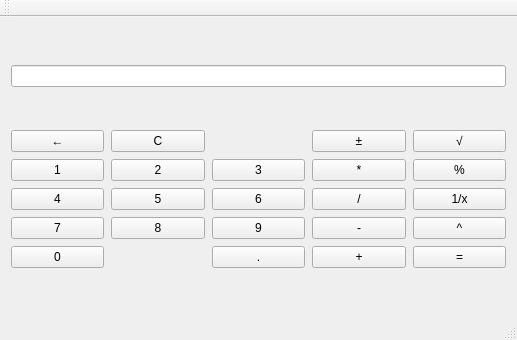
<?xml version="1.0" encoding="UTF-8"?>
<ui version="4.0">
 <class>MainWindow</class>
 <widget class="QMainWindow" name="MainWindow">
  <property name="geometry">
   <rect>
    <x>0</x>
    <y>0</y>
    <width>517</width>
    <height>340</height>
   </rect>
  </property>
  <property name="sizePolicy">
   <sizepolicy hsizetype="Preferred" vsizetype="Preferred">
    <horstretch>0</horstretch>
    <verstretch>0</verstretch>
   </sizepolicy>
  </property>
  <property name="windowTitle">
   <string>MainWindow</string>
  </property>
  <widget class="QWidget" name="centralWidget">
   <layout class="QGridLayout" name="gridLayout_2">
    <item row="1" column="0">
     <layout class="QGridLayout" name="gridLayout">
      <property name="spacing">
       <number>7</number>
      </property>
      <item row="0" column="4">
       <widget class="QPushButton" name="changeSign">
        <property name="text">
         <string>±</string>
        </property>
       </widget>
      </item>
      <item row="1" column="3">
       <widget class="QPushButton" name="number3">
        <property name="text">
         <string>3</string>
        </property>
       </widget>
      </item>
      <item row="0" column="0">
       <widget class="QPushButton" name="correction">
        <property name="text">
         <string>←</string>
        </property>
       </widget>
      </item>
      <item row="1" column="1">
       <widget class="QPushButton" name="number2">
        <property name="text">
         <string>2</string>
        </property>
       </widget>
      </item>
      <item row="2" column="0">
       <widget class="QPushButton" name="number4">
        <property name="text">
         <string>4</string>
        </property>
       </widget>
      </item>
      <item row="2" column="3">
       <widget class="QPushButton" name="number6">
        <property name="text">
         <string>6</string>
        </property>
       </widget>
      </item>
      <item row="2" column="4">
       <widget class="QPushButton" name="division">
        <property name="text">
         <string>/</string>
        </property>
       </widget>
      </item>
      <item row="0" column="5">
       <widget class="QPushButton" name="sqroot">
        <property name="text">
         <string>√</string>
        </property>
       </widget>
      </item>
      <item row="1" column="0">
       <widget class="QPushButton" name="number1">
        <property name="sizePolicy">
         <sizepolicy hsizetype="Minimum" vsizetype="Fixed">
          <horstretch>0</horstretch>
          <verstretch>0</verstretch>
         </sizepolicy>
        </property>
        <property name="text">
         <string>1</string>
        </property>
       </widget>
      </item>
      <item row="2" column="1">
       <widget class="QPushButton" name="number5">
        <property name="text">
         <string>5</string>
        </property>
       </widget>
      </item>
      <item row="1" column="4">
       <widget class="QPushButton" name="multiplication">
        <property name="text">
         <string>*</string>
        </property>
       </widget>
      </item>
      <item row="1" column="5">
       <widget class="QPushButton" name="percent">
        <property name="text">
         <string>%</string>
        </property>
       </widget>
      </item>
      <item row="5" column="5">
       <widget class="QPushButton" name="result">
        <property name="text">
         <string>=</string>
        </property>
       </widget>
      </item>
      <item row="4" column="0">
       <widget class="QPushButton" name="number7">
        <property name="text">
         <string>7</string>
        </property>
       </widget>
      </item>
      <item row="5" column="0">
       <widget class="QPushButton" name="number0">
        <property name="text">
         <string>0</string>
        </property>
       </widget>
      </item>
      <item row="5" column="3">
       <widget class="QPushButton" name="separator">
        <property name="text">
         <string>.</string>
        </property>
       </widget>
      </item>
      <item row="2" column="5">
       <widget class="QPushButton" name="inversion">
        <property name="text">
         <string>1/x</string>
        </property>
       </widget>
      </item>
      <item row="4" column="4">
       <widget class="QPushButton" name="subtraction">
        <property name="text">
         <string>-</string>
        </property>
       </widget>
      </item>
      <item row="5" column="4">
       <widget class="QPushButton" name="addition">
        <property name="text">
         <string>+</string>
        </property>
       </widget>
      </item>
      <item row="4" column="1">
       <widget class="QPushButton" name="number8">
        <property name="text">
         <string>8</string>
        </property>
       </widget>
      </item>
      <item row="4" column="3">
       <widget class="QPushButton" name="number9">
        <property name="text">
         <string>9</string>
        </property>
       </widget>
      </item>
      <item row="0" column="1">
       <widget class="QPushButton" name="clear">
        <property name="text">
         <string>C</string>
        </property>
       </widget>
      </item>
      <item row="4" column="5">
       <widget class="QPushButton" name="power">
        <property name="text">
         <string>^</string>
        </property>
       </widget>
      </item>
     </layout>
    </item>
    <item row="0" column="0">
     <widget class="QLineEdit" name="expressionOutput"/>
    </item>
   </layout>
  </widget>
  <widget class="QMenuBar" name="menuBar">
   <property name="geometry">
    <rect>
     <x>0</x>
     <y>0</y>
     <width>517</width>
     <height>26</height>
    </rect>
   </property>
  </widget>
  <widget class="QToolBar" name="mainToolBar">
   <attribute name="toolBarArea">
    <enum>TopToolBarArea</enum>
   </attribute>
   <attribute name="toolBarBreak">
    <bool>false</bool>
   </attribute>
  </widget>
  <widget class="QStatusBar" name="statusBar"/>
 </widget>
 <layoutdefault spacing="6" margin="11"/>
 <resources/>
 <connections>
  <connection>
   <sender>number1</sender>
   <signal>clicked()</signal>
   <receiver>MainWindow</receiver>
   <slot>OnePushed()</slot>
   <hints>
    <hint type="sourcelabel">
     <x>58</x>
     <y>147</y>
    </hint>
    <hint type="destinationlabel">
     <x>258</x>
     <y>169</y>
    </hint>
   </hints>
  </connection>
  <connection>
   <sender>number2</sender>
   <signal>clicked()</signal>
   <receiver>MainWindow</receiver>
   <slot>TwoPushed()</slot>
   <hints>
    <hint type="sourcelabel">
     <x>158</x>
     <y>147</y>
    </hint>
    <hint type="destinationlabel">
     <x>258</x>
     <y>169</y>
    </hint>
   </hints>
  </connection>
  <connection>
   <sender>number3</sender>
   <signal>clicked()</signal>
   <receiver>MainWindow</receiver>
   <slot>ThreePushed()</slot>
   <hints>
    <hint type="sourcelabel">
     <x>258</x>
     <y>147</y>
    </hint>
    <hint type="destinationlabel">
     <x>258</x>
     <y>169</y>
    </hint>
   </hints>
  </connection>
  <connection>
   <sender>number4</sender>
   <signal>clicked()</signal>
   <receiver>MainWindow</receiver>
   <slot>FourPushed()</slot>
   <hints>
    <hint type="sourcelabel">
     <x>58</x>
     <y>191</y>
    </hint>
    <hint type="destinationlabel">
     <x>258</x>
     <y>169</y>
    </hint>
   </hints>
  </connection>
  <connection>
   <sender>number5</sender>
   <signal>clicked()</signal>
   <receiver>MainWindow</receiver>
   <slot>FivePushed()</slot>
   <hints>
    <hint type="sourcelabel">
     <x>158</x>
     <y>191</y>
    </hint>
    <hint type="destinationlabel">
     <x>258</x>
     <y>169</y>
    </hint>
   </hints>
  </connection>
  <connection>
   <sender>number6</sender>
   <signal>clicked()</signal>
   <receiver>MainWindow</receiver>
   <slot>SixPushed()</slot>
   <hints>
    <hint type="sourcelabel">
     <x>258</x>
     <y>191</y>
    </hint>
    <hint type="destinationlabel">
     <x>258</x>
     <y>169</y>
    </hint>
   </hints>
  </connection>
  <connection>
   <sender>number7</sender>
   <signal>clicked()</signal>
   <receiver>MainWindow</receiver>
   <slot>SevenPushed()</slot>
   <hints>
    <hint type="sourcelabel">
     <x>58</x>
     <y>235</y>
    </hint>
    <hint type="destinationlabel">
     <x>258</x>
     <y>169</y>
    </hint>
   </hints>
  </connection>
  <connection>
   <sender>number8</sender>
   <signal>clicked()</signal>
   <receiver>MainWindow</receiver>
   <slot>EightPushed()</slot>
   <hints>
    <hint type="sourcelabel">
     <x>158</x>
     <y>235</y>
    </hint>
    <hint type="destinationlabel">
     <x>258</x>
     <y>169</y>
    </hint>
   </hints>
  </connection>
  <connection>
   <sender>number9</sender>
   <signal>clicked()</signal>
   <receiver>MainWindow</receiver>
   <slot>NinePushed()</slot>
   <hints>
    <hint type="sourcelabel">
     <x>258</x>
     <y>235</y>
    </hint>
    <hint type="destinationlabel">
     <x>258</x>
     <y>169</y>
    </hint>
   </hints>
  </connection>
  <connection>
   <sender>number0</sender>
   <signal>clicked()</signal>
   <receiver>MainWindow</receiver>
   <slot>ZeroPushed()</slot>
   <hints>
    <hint type="sourcelabel">
     <x>58</x>
     <y>279</y>
    </hint>
    <hint type="destinationlabel">
     <x>258</x>
     <y>169</y>
    </hint>
   </hints>
  </connection>
  <connection>
   <sender>addition</sender>
   <signal>clicked()</signal>
   <receiver>MainWindow</receiver>
   <slot>Addition()</slot>
   <hints>
    <hint type="sourcelabel">
     <x>358</x>
     <y>279</y>
    </hint>
    <hint type="destinationlabel">
     <x>258</x>
     <y>169</y>
    </hint>
   </hints>
  </connection>
  <connection>
   <sender>subtraction</sender>
   <signal>clicked()</signal>
   <receiver>MainWindow</receiver>
   <slot>Subtraction()</slot>
   <hints>
    <hint type="sourcelabel">
     <x>358</x>
     <y>235</y>
    </hint>
    <hint type="destinationlabel">
     <x>258</x>
     <y>169</y>
    </hint>
   </hints>
  </connection>
  <connection>
   <sender>result</sender>
   <signal>clicked()</signal>
   <receiver>MainWindow</receiver>
   <slot>Result()</slot>
   <hints>
    <hint type="sourcelabel">
     <x>458</x>
     <y>279</y>
    </hint>
    <hint type="destinationlabel">
     <x>258</x>
     <y>169</y>
    </hint>
   </hints>
  </connection>
  <connection>
   <sender>separator</sender>
   <signal>clicked()</signal>
   <receiver>MainWindow</receiver>
   <slot>DotPushed()</slot>
   <hints>
    <hint type="sourcelabel">
     <x>258</x>
     <y>279</y>
    </hint>
    <hint type="destinationlabel">
     <x>258</x>
     <y>169</y>
    </hint>
   </hints>
  </connection>
  <connection>
   <sender>changeSign</sender>
   <signal>clicked()</signal>
   <receiver>MainWindow</receiver>
   <slot>ChangeSign()</slot>
   <hints>
    <hint type="sourcelabel">
     <x>358</x>
     <y>103</y>
    </hint>
    <hint type="destinationlabel">
     <x>258</x>
     <y>169</y>
    </hint>
   </hints>
  </connection>
  <connection>
   <sender>clear</sender>
   <signal>clicked()</signal>
   <receiver>MainWindow</receiver>
   <slot>Clear()</slot>
   <hints>
    <hint type="sourcelabel">
     <x>158</x>
     <y>103</y>
    </hint>
    <hint type="destinationlabel">
     <x>258</x>
     <y>169</y>
    </hint>
   </hints>
  </connection>
  <connection>
   <sender>correction</sender>
   <signal>clicked()</signal>
   <receiver>MainWindow</receiver>
   <slot>Correct()</slot>
   <hints>
    <hint type="sourcelabel">
     <x>58</x>
     <y>103</y>
    </hint>
    <hint type="destinationlabel">
     <x>258</x>
     <y>169</y>
    </hint>
   </hints>
  </connection>
  <connection>
   <sender>multiplication</sender>
   <signal>clicked()</signal>
   <receiver>MainWindow</receiver>
   <slot>Multiplication()</slot>
   <hints>
    <hint type="sourcelabel">
     <x>358</x>
     <y>147</y>
    </hint>
    <hint type="destinationlabel">
     <x>258</x>
     <y>169</y>
    </hint>
   </hints>
  </connection>
  <connection>
   <sender>division</sender>
   <signal>clicked()</signal>
   <receiver>MainWindow</receiver>
   <slot>Devision()</slot>
   <hints>
    <hint type="sourcelabel">
     <x>358</x>
     <y>191</y>
    </hint>
    <hint type="destinationlabel">
     <x>258</x>
     <y>169</y>
    </hint>
   </hints>
  </connection>
  <connection>
   <sender>sqroot</sender>
   <signal>clicked()</signal>
   <receiver>MainWindow</receiver>
   <slot>Sqroot()</slot>
   <hints>
    <hint type="sourcelabel">
     <x>458</x>
     <y>103</y>
    </hint>
    <hint type="destinationlabel">
     <x>258</x>
     <y>169</y>
    </hint>
   </hints>
  </connection>
  <connection>
   <sender>power</sender>
   <signal>clicked()</signal>
   <receiver>MainWindow</receiver>
   <slot>Power()</slot>
   <hints>
    <hint type="sourcelabel">
     <x>458</x>
     <y>235</y>
    </hint>
    <hint type="destinationlabel">
     <x>258</x>
     <y>169</y>
    </hint>
   </hints>
  </connection>
  <connection>
   <sender>percent</sender>
   <signal>clicked()</signal>
   <receiver>MainWindow</receiver>
   <slot>Percent()</slot>
   <hints>
    <hint type="sourcelabel">
     <x>458</x>
     <y>147</y>
    </hint>
    <hint type="destinationlabel">
     <x>258</x>
     <y>169</y>
    </hint>
   </hints>
  </connection>
 </connections>
 <slots>
  <slot>OnePushed()</slot>
  <slot>TwoPushed()</slot>
  <slot>ThreePushed()</slot>
  <slot>FourPushed()</slot>
  <slot>FivePushed()</slot>
  <slot>SixPushed()</slot>
  <slot>SevenPushed()</slot>
  <slot>EightPushed()</slot>
  <slot>NinePushed()</slot>
  <slot>ZeroPushed()</slot>
  <slot>Addition()</slot>
  <slot>Subtraction()</slot>
  <slot>Result()</slot>
  <slot>DoOperation()</slot>
  <slot>DotPushed()</slot>
  <slot>ChangeSign()</slot>
  <slot>Correct()</slot>
  <slot>Clear()</slot>
  <slot>Multiplication()</slot>
  <slot>Devision()</slot>
  <slot>Percent()</slot>
  <slot>Inverse()</slot>
  <slot>Sqroot()</slot>
  <slot>Power()</slot>
 </slots>
</ui>
